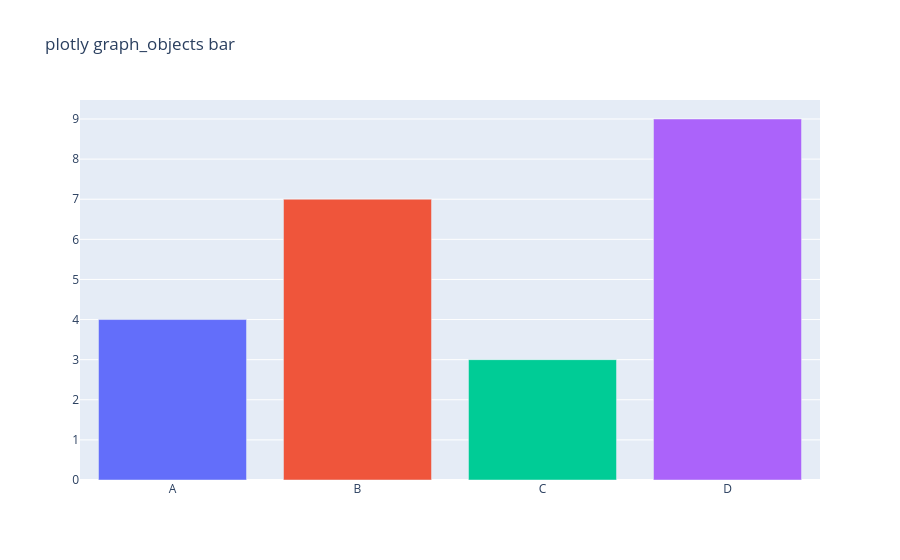

Notebook cell for this chart:
### Code cell
import plotly.graph_objects as go
fig = go.Figure(go.Bar(x=["A", "B", "C", "D"], y=[4, 7, 3, 9], marker_color=["#636efa", "#ef553b", "#00cc96", "#ab63fa"]))
fig.update_layout(title="plotly graph_objects bar")
fig.show()

### Figure 1 — Plotly figure (JSON) as saved in the notebook; plotly's stock layout.template omitted (floating-point values rounded to 4 significant figures)
{"data": [{"marker": {"color": ["#636efa", "#ef553b", "#00cc96", "#ab63fa"]}, "type": "bar", "x": ["A", "B", "C", "D"], "y": [4, 7, 3, 9]}], "layout": {"title": {"text": "plotly graph_objects bar"}}}
